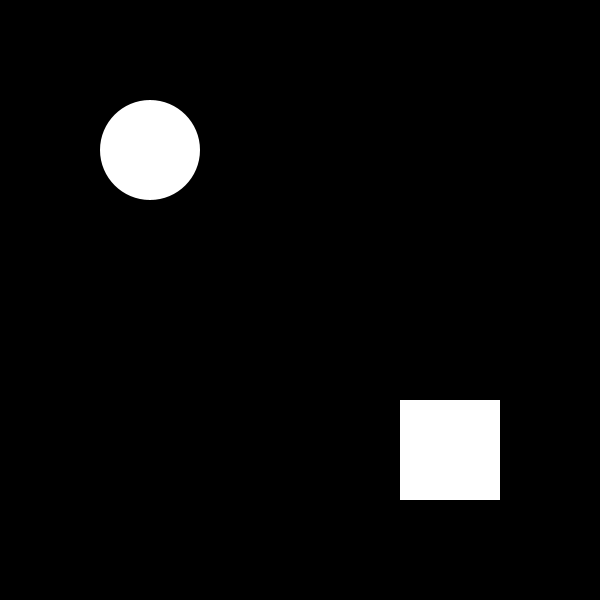
Frame 1 (no input)
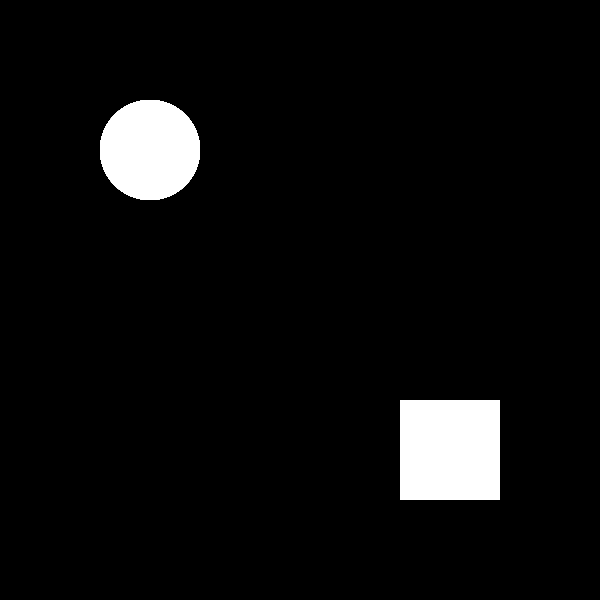
Frame 60 (the mouse pressed at the canvas centre just before this capture)
Frame 120 (the mouse held since frame 60 and released just before this capture): identical to frame 1, image omitted

The Processing sketch that drew these frames (run headless with seeded random() and noise(); from frame 60 on, the mouse is pressed at the canvas centre):

// Processing sketch: processing_49756
// ── processing_49756.pde

void setup()
{
  size(600, 600);
  background(0);
  noStroke();
  smooth();
  println("Click to clear screen of lines.");
}

void draw()
{
  //perma-circle
  int r = 100;
  fill(255);
  ellipse(150, 150, r, r);
  float d = dist(150, 150, mouseX, mouseY);

  //perma-rectangle
  fill(255);
  rect(400, 400, 100, 100);

  //hover over circle
  if (d <= r/2)
  {
    background(255, 0, 0);
    rect(400, 400, 100, 100);
    for (int i = 0; i <= width; i += 15)
    {
      stroke(0, i, 255);
      line(i, height, mouseX, mouseY);
      line(width, i, mouseX, mouseY);
      line(i, 0, mouseX, mouseY);
      line(0, i, mouseX, mouseY);
    }
  }

  //hover over rectangle
  if (mouseX>=400 && mouseX<=500 && mouseY>=400 && mouseY<=500)
  {
    background(0, 0, 255);
    ellipse(150, 150, r, r);
    for (int i = 0; i <= width; i += 15)
    {    
      stroke(255, i, 0);
      line(i, height, mouseX, mouseY);
      line(width, i, mouseX, mouseY);
      line(i, 0, mouseX, mouseY);
      line(0, i, mouseX, mouseY);
    }
  }

  //back to black
  if (mousePressed)
  {  
    background(0);
    rect(400, 400, 100, 100);
    ellipse(150, 150, r, r);
  }
}
